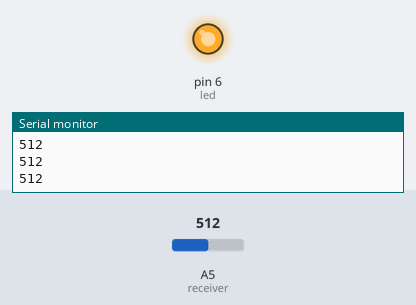
Recording of a sketch running on a simulated Arduino Uno, built with avr-gcc and run on an emulated ATmega328P. Parts: output pins drawn as LEDs (lit = HIGH), the last lines printed to the serial monitor. The inputs (shaded band) are chosen by the test bench; at power-on: A5 (receiver) = 512.

Above: at 1.2 s.
1.3 s: A5 (receiver) set to 934
2.8 s: A5 (receiver) set to 958
At 4.0 s:
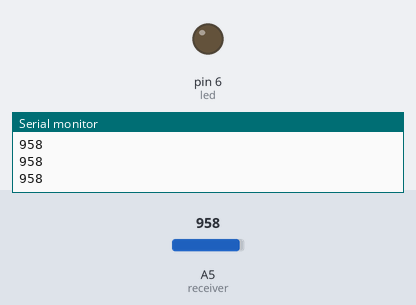
4.3 s: A5 (receiver) set to 900
At 5.0 s:
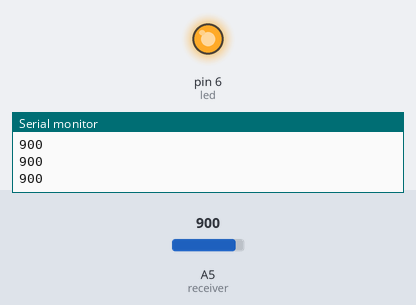
5.8 s: A5 (receiver) set to 1023
At 6.3 s:
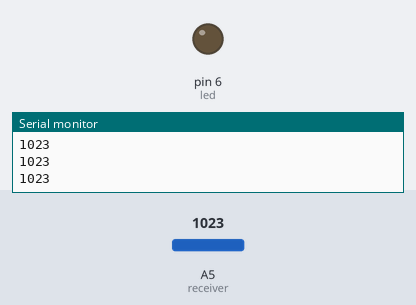
Timing chart, 0 to 8.3 s (numbered marks = the images above; inputs shaded):
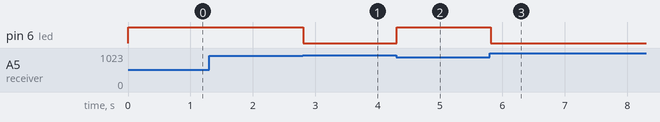

The sketch:

IRReceiver.ino
```cpp
int receiver = 5;
int led = 6;
int value = 0;
int hit_value;
//int old_values[100];
int count;
int lives;

void setup() {
  hit_value = 950;
 // fill_values();
  count = 0;
  lives = 5;

  pinMode(led, OUTPUT);
  Serial.begin(9600);
}

void loop() {
  value = analogRead(receiver);
  /*old_values[count] = value;
  if (count < sizeof(old_values))
     count++;
   else
     count = 0;
  */
  Serial.println(value);
  if (value < hit_value)
    digitalWrite(led, HIGH);
  else
    digitalWrite(led, LOW);
}

/**
* Initialize running list of values with values
* higher than the threshold.
*/ /*
void fill_values()
{
  for (int i = 0; i < sizeof(old_values); i++)
    old_values[i] = hit_value + 10;
}

float average()
{
  float avg;
  for (int i = 0; i < sizeof(old_values); i++)
    avg += old_values[i];
  return avg / sizeof(old_values);
} */
```

Measured:
- the behaviour switches between 949 and 950 on A5 (receiver) (found by bisection; images 0 and 1)
- after the input at 2.8 s, pin 6 (led): HIGH → LOW at once
- after the input at 4.3 s, pin 6 (led): LOW → HIGH at once
- after the input at 5.8 s, pin 6 (led): HIGH → LOW at once
